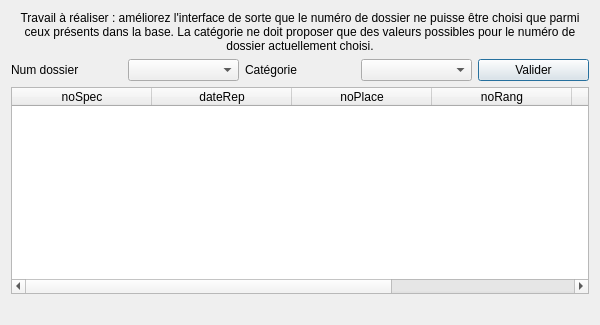
<?xml version="1.0" encoding="UTF-8"?>
<ui version="4.0">
 <class>fct_comp_4</class>
 <widget class="QDialog" name="fct_comp_4">
  <property name="geometry">
   <rect>
    <x>0</x>
    <y>0</y>
    <width>600</width>
    <height>325</height>
   </rect>
  </property>
  <property name="windowTitle">
   <string>Tickets d'un dossier et d'une catégorie</string>
  </property>
  <layout class="QVBoxLayout" name="verticalLayout">
   <item>
    <widget class="QLabel" name="label_3">
     <property name="text">
      <string>Travail à réaliser : améliorez l'interface de sorte que le numéro de dossier ne puisse être choisi que parmi ceux présents dans la base. La catégorie ne doit proposer que des valeurs possibles pour le numéro de dossier actuellement choisi.</string>
     </property>
     <property name="alignment">
      <set>Qt::AlignCenter</set>
     </property>
     <property name="wordWrap">
      <bool>true</bool>
     </property>
    </widget>
   </item>
   <item>
    <layout class="QHBoxLayout" name="horizontalLayout">
     <item>
      <widget class="QLabel" name="label">
       <property name="text">
        <string>Num dossier</string>
       </property>
      </widget>
     </item>
     <item>
      <widget class="QComboBox" name="comboBox_4_noDossier"/>
     </item>
     <item>
      <widget class="QLabel" name="label_2">
       <property name="text">
        <string>Catégorie</string>
       </property>
      </widget>
     </item>
     <item>
      <widget class="QComboBox" name="comboBox_4_categorie"/>
     </item>
     <item>
      <widget class="QPushButton" name="pushButton_fct_4">
       <property name="text">
        <string>Valider</string>
       </property>
      </widget>
     </item>
    </layout>
   </item>
   <item>
    <widget class="QTableWidget" name="table_fct_comp_4">
     <attribute name="horizontalHeaderMinimumSectionSize">
      <number>50</number>
     </attribute>
     <attribute name="horizontalHeaderDefaultSectionSize">
      <number>140</number>
     </attribute>
     <attribute name="horizontalHeaderStretchLastSection">
      <bool>true</bool>
     </attribute>
     <attribute name="verticalHeaderVisible">
      <bool>false</bool>
     </attribute>
     <column>
      <property name="text">
       <string>noSpec</string>
      </property>
     </column>
     <column>
      <property name="text">
       <string>dateRep</string>
      </property>
     </column>
     <column>
      <property name="text">
       <string>noPlace</string>
      </property>
     </column>
     <column>
      <property name="text">
       <string>noRang</string>
      </property>
     </column>
     <column>
      <property name="text">
       <string>dateEmTick</string>
      </property>
     </column>
     <column>
      <property name="text">
       <string>noDos</string>
      </property>
     </column>
    </widget>
   </item>
   <item>
    <widget class="QLabel" name="label_fct_comp_4">
     <property name="text">
      <string/>
     </property>
     <property name="alignment">
      <set>Qt::AlignCenter</set>
     </property>
    </widget>
   </item>
  </layout>
 </widget>
 <resources/>
 <connections>
  <connection>
   <sender>pushButton_fct_4</sender>
   <signal>clicked()</signal>
   <receiver>fct_comp_4</receiver>
   <slot>refreshResult()</slot>
   <hints>
    <hint type="sourcelabel">
     <x>587</x>
     <y>92</y>
    </hint>
    <hint type="destinationlabel">
     <x>91</x>
     <y>1</y>
    </hint>
   </hints>
  </connection>
 </connections>
 <slots>
  <slot>refreshResult()</slot>
 </slots>
</ui>
